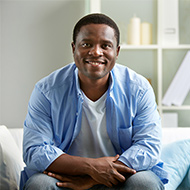
#> input picture opencv/FaceDetection/images-10.jpg, 190 x 190 px
$ python Face_Detection_Images.py   (Python 2 division)   (older library calls are emulated)
#> lines starting #> are read from the running program, lines starting #| are printed output that depends on the picture; after the words box and inside, x2 and y2 are one past the last pixel; in counts of white or black regions, pixels touching at a corner belong together
import cv2
cascPath = "haarcascade_frontalface_alt.xml"
imagePath = "./images-10.jpg"
faceCascade = cv2.CascadeClassifier(cascPath)

# Read the image
image = cv2.imread(imagePath)
#> image is the input picture: shape (190, 190, 3); mean B, G, R 156.3, 152.7, 146.8
gray = cv2.cvtColor(image, cv2.COLOR_BGR2GRAY)
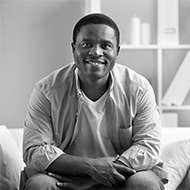
#> gray: shape (190, 190); min 0, max 255, mean 151.4

# Detect faces in the image
faces = faceCascade.detectMultiScale(
        gray,
        scaleFactor=1.05,
        minNeighbors=3,
    # flags = cv2.cv.CV_HAAR_SCALE_IMAGE
)
#> faces = [[72, 24, 52, 52]]

print "Found {0} faces!".format(len(faces))
#| Found 1 faces!

# Draw a rectangle around the faces
for (x, y, w, h) in faces:
    cv2.rectangle(image, (x, y), (x+w, y+h), (0, 255, 0), 2)
#> this loop made 1 pass
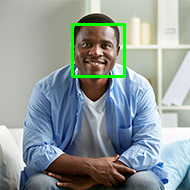
#> image: shape (190, 190, 3); 1.72% of pixels changed, all inside (x1, y1, x2, y2) = (71, 23, 126, 78)

# Display the resulting frame
cv2.imshow("Faces found",image)
cv2.waitKey(0)

$ run again, with opencv/FaceDetection/images-7.jpg copied over opencv/FaceDetection/images-10.jpg
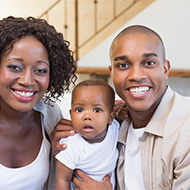
#> input picture opencv/FaceDetection/images-7.jpg, 190 x 190 px
#> image is the input picture: shape (190, 190, 3); mean B, G, R 144.4, 151.9, 174
#> `gray = cv2.cvtColor(image, cv2.COLOR_BGR2GRAY)`:
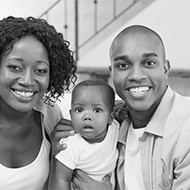
#> gray: shape (190, 190); min 0, max 255, mean 157.6
#> faces = [[65, 90, 48, 48], [104, 38, 65, 65], [1, 47, 57, 57]]
#| Found 3 faces!
#> the loop `for (x, y, w, h) in faces:` made 3 passes
#> after the loop `for (x, y, w, h) in faces:`:
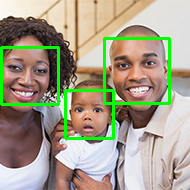
#> image: shape (190, 190, 3); 5.57% of pixels changed, all inside (x1, y1, x2, y2) = (0, 37, 171, 140)

$ run again, with opencv/FaceDetection/images-8.jpg copied over opencv/FaceDetection/images-10.jpg
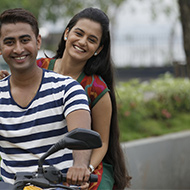
#> input picture opencv/FaceDetection/images-8.jpg, 190 x 190 px
#> image is the input picture: shape (190, 190, 3); mean B, G, R 104.2, 111.3, 114.8
#> `gray = cv2.cvtColor(image, cv2.COLOR_BGR2GRAY)`:
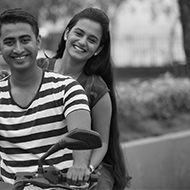
#> gray: shape (190, 190); min 0, max 255, mean 111.5
#> faces = [[0, 26, 39, 39], [64, 19, 42, 42]]
#| Found 2 faces!
#> the loop `for (x, y, w, h) in faces:` made 2 passes
#> after the loop `for (x, y, w, h) in faces:`:
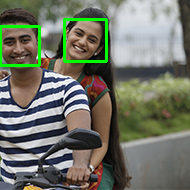
#> image: shape (190, 190, 3); 2.56% of pixels changed, all inside (x1, y1, x2, y2) = (0, 18, 108, 67)

$ run again, with opencv/FaceDetection/images-9.jpg copied over opencv/FaceDetection/images-10.jpg
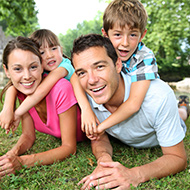
#> input picture opencv/FaceDetection/images-9.jpg, 190 x 190 px
#> image is the input picture: shape (190, 190, 3); mean B, G, R 118.8, 144.2, 162.9
#> `gray = cv2.cvtColor(image, cv2.COLOR_BGR2GRAY)`:
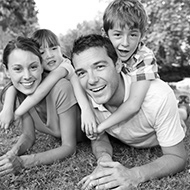
#> gray: shape (190, 190); min 0, max 255, mean 146.9
#> faces = [[104, 19, 41, 41], [4, 50, 44, 44], [64, 49, 54, 54]]
#| Found 3 faces!
#> the loop `for (x, y, w, h) in faces:` made 3 passes
#> after the loop `for (x, y, w, h) in faces:`:
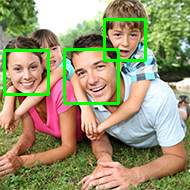
#> image: shape (190, 190, 3); 4.54% of pixels changed, all inside (x1, y1, x2, y2) = (3, 18, 147, 105)
